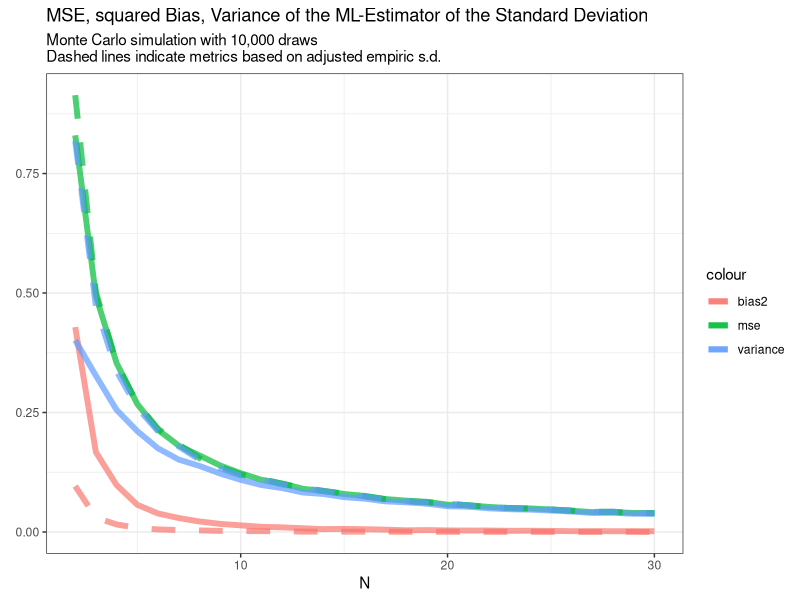

Write R code to recreate this figure.

# Research Module in Econometrics and Statistics
# Master Economics, Uni Bonn

# Author: Max
# Date: 23-Oct-2019
# Updated: 29-Oct-2019
# Notes: Simulation study: MSE, squared Bias, Variance
#        of the ML-Estimator of the Standard Deviation
rm(list=ls())

mu <- 3
sigma <- 1.5
n.vec <- seq(1,30,1)
M <- 10000

simulate_s <- function(mu, sigma, n){
    x.vec <- rnorm(n=n, mean=mu, sd=sigma)
    s <- sqrt((1/n)*(sum((x.vec-mean(x.vec))**2)))
    return(s)
}
simulate_s_unb <- function(mu, sigma, n){
    x.vec <- rnorm(n=n, mean=mu, sd=sigma)
    s_unb <- sqrt((1/(n-1))*(sum((x.vec-mean(x.vec))**2)))
    return(s_unb)
}

simulate_s <- Vectorize(FUN=simulate_s, vectorize.args="n")
simulate_s_unb <- Vectorize(FUN=simulate_s_unb, vectorize.args="n")

# call simulation function M times to avoid loop
s_simul <- t(sapply(rep(1,M), function(x) simulate_s(mu=mu, sigma=sigma, n=n.vec)))
s_unb_simul <- t(sapply(rep(1,M), function(x) simulate_s_unb(mu=mu, sigma=sigma, n=n.vec)))

mse.vec <- sapply(n.vec, function(n) mean((s_simul[,n]-sigma)**2))
bias2.vec <- sapply(n.vec, function(n) (mean(s_simul[,n])-sigma)**2)
var.vec <- sapply(n.vec, function(n) (1/M)*(sum((s_simul[,n]-mean(s_simul[,n]))**2)))
mse_unb.vec <- sapply(n.vec, function(n) mean((s_unb_simul[,n]-sigma)**2))
bias2_unb.vec <- sapply(n.vec, function(n) (mean(s_unb_simul[,n])-sigma)**2)
var_unb.vec <- sapply(n.vec, function(n) (1/M)*(sum((s_unb_simul[,n]-mean(s_unb_simul[,n]))**2)))

### Plotting
df <- data.frame(cbind(n.vec, mse.vec, bias2.vec, var.vec,
                       mse_unb.vec, bias2_unb.vec, var_unb.vec))
df <- df[2:length(n.vec),]
names(df)[1] <- "N"
names(df)[2] <- "mse"
names(df)[3] <- "bias2"
names(df)[4] <- "variance"
names(df)[5] <- "mse_unb"
names(df)[6] <- "bias2_unb"
names(df)[7] <- "variance_unb"

###
library("ggplot2")

p <- ggplot(df, aes(x=N)) +
    geom_line(aes(y=mse, color="mse"), alpha=.7, size=2) +
    geom_line(aes(y=bias2, color="bias2"), alpha=.7, size=2) +
    geom_line(aes(y=variance, color="variance"), alpha=.7, size=2) +
    geom_line(aes(y=mse_unb, color="mse"), alpha=.7, size=2, linetype=2) +
    geom_line(aes(y=bias2_unb, color="bias2"), alpha=.7, size=2, linetype=2) +
    geom_line(aes(y=variance_unb, color="variance"), alpha=.7, size=2, linetype=2) +
    labs(title = 'MSE, squared Bias, Variance of the ML-Estimator of the Standard Deviation',
         subtitle = "Monte Carlo simulation with 10,000 draws\nDashed lines indicate metrics based on adjusted empiric s.d.",
         x=expression(paste("N"), size=16),
         y=expression(paste(""), size=16)) +
    theme_bw()

show(p)
